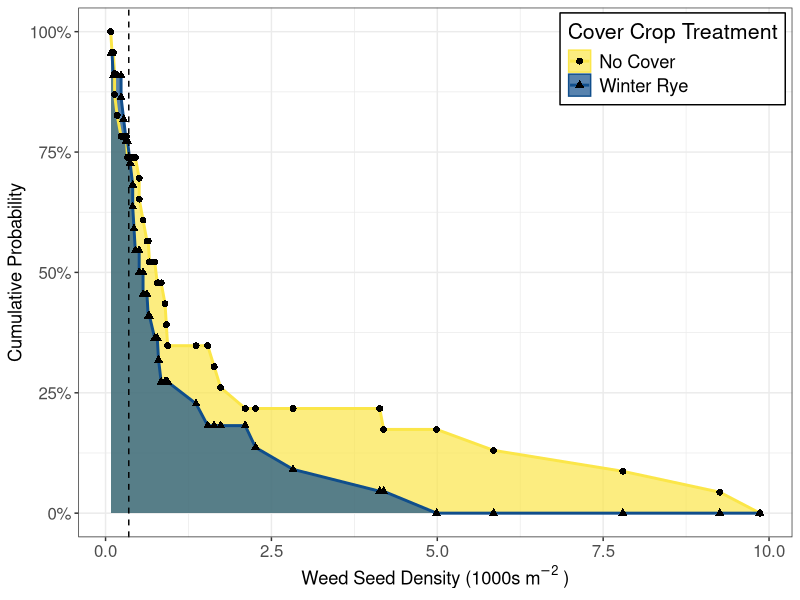

Source code (R): (Note: this script raises an error after producing the figure.)
##################################
# Author: Gina Nichols (vnichols@iastate.edu)
# Created: 5/22/2020
#
# Purpose: make stoch dom fig
#
# Last modified:
#
# Notes:
####################################

rm(list = ls())
library(tidyverse)


p_green <- "#619B44"
p_blue <- "dodgerblue4"#"#46B2B5"
p_pink <- "#DC1A64"
p_orange <- "#FFA726"
p_yellow <- "#FAE549FD" #"#FFE100"
p_gray <- "#E7E6E6"
p_purp <- "#8B1C62"


# data --------------------------------------------------------------------


stodom <- read_csv("01_stats-stoch-dom/st_stoch-dom-res.csv")


# figure ------------------------------------------------------------------

# mylegendtheme <-   theme(#legend.direction = "horizontal",
#   #legend.position = "bottom",
#   legend.justification = c(1, 1),
#   legend.position = c(0.9, 0.9),
#   legend.background = element_blank(),
#   legend.key.width = unit(1.4, "cm"),
#   legend.key.height = unit(0.5, "cm"),
#   legend.key.size = unit(1, "cm"),
#   #axis.title.y = element_text(angle = 0, 
#   #                            vjust = 0.5, 
#   #                            hjust = -1)
# )



mylegendtheme <- theme(
  legend.justification = c(1, 1),
  legend.position = c(0.99, 0.99),
  legend.background = element_rect(color = "black", fill = "white"),
  legend.title = element_text(size = rel(1.4))
)


myaxistexttheme <- theme(axis.text = element_text(size = rel(1.1)),
                         legend.text = element_text(size = rel(1.2)),
                         axis.title = element_text(size = rel(1.2)))


#labseedsm2 = expression('Weed Seeds\n (1000s m'^"-2)")
labseedsm2 <- bquote("Weed Seed Density (1000s"~m^-2~")")


# fig ---------------------------------------------------------------------

library(ggridges)
library(scales)

#--inv cum diff
stodom %>% 
  pivot_longer(sc_nocum:sc_ryecum) %>% 
  mutate(name = recode(name, 
                       "sc_nocum" = "No Cover",
                       "sc_ryecum" = "Winter Rye")) %>%  
  select(seeds, name, value) %>% 
  mutate(inv_value = 1 - value) %>% 
  ggplot(aes(seeds/1000, inv_value, color = name, fill = name, group = name, shape = name)) + 
  ggridges::geom_density_line(stat = "identity", size = 0.5, alpha = 0.7) +
  geom_line(size = 1) +
  geom_point(size = 2, color = "black") +
  scale_fill_manual(values = c("No Cover" = p_yellow,
                               "Winter Rye" = p_blue)) +
  scale_color_manual(values = c("No Cover" = p_yellow,
                                "Winter Rye" = p_blue)) +
  geom_vline(xintercept = 350/1000, linetype = "dashed") +
  theme_bw() + 
  scale_y_continuous(labels = label_percent()) +
  myaxistexttheme + 
  mylegendtheme +
  labs(x = labseedsm2,
       y = "Cumulative Probability",
       fill = "Cover Crop Treatment",
       color = "Cover Crop Treatment",
       shape = "Cover Crop Treatment")


ggsave("02_make-figs/figs/fig_stoch-dom.png", width = 6, height = 5)






# other attempts ----------------------------------------------------------


#--these are 'rough drafts'

#--cum diff
stodom %>% 
  pivot_longer(sc_nocum:sc_ryecum) %>% 
  select(seeds, name, value) %>% 
  ggplot(aes(seeds, value, color = name)) + 
  geom_point(size = 3) +
  geom_line(size = 1
  ) + 
  theme_bw() + 
  labs(x = "seeds/m2",
       y = "cumulative prob",
       title = "Un-transformed, outlier removed")
 




stodom %>% 
  mutate(inv_value = 1-value,
         ) %>% 
  ggplot(aes(seeds, inv_value, color = name)) + 
  geom_point(size = 3) +
  #geom_line(size = 1) + 
  geom_smooth(size = 1, se = F) + 
#  geom_xspline(spline_shape=0.4, size=0.5) +
  geom_vline(xintercept = 350) + 
  theme_bw() + 
  labs(x = "seeds/m2",
       y = "cumulative prob",
       title = "Un-transformed, outlier removed") 



# splines? ----------------------------------------------------------------


set.seed(1492)
dat <- data.frame(x=c(1:10, 1:10, 1:10),
                  y=c(sample(15:30, 10), 2*sample(15:30, 10),
                      3*sample(15:30, 10)),
                  group=factor(c(rep(1, 10), rep(2, 10), rep(3, 10)))
)

ggplot(dat, aes(x, y, group=group, color=group)) +
  geom_point() +
  geom_line()

ggplot(dat, aes(x, y, group=group, color=factor(group))) +
  geom_point() +
  geom_line() +
  geom_smooth(se=FALSE, linetype="dashed", size=0.5)

ggplot(dat, aes(x, y, group=group, color=factor(group))) +
  geom_point(color="black") +
#  geom_smooth(se=FALSE, linetype="dashed", size=0.5) +
  geom_xspline(size=0.5)

ggplot(dat, aes(x, y, group=group, color=factor(group))) +
  geom_point(color="black") +
#  geom_smooth(se=FALSE, linetype="dashed", size=0.5) +
  geom_xspline(spline_shape=-0.4, size=0.5)

ggplot(dat, aes(x, y, group=group, color=factor(group))) +
  geom_point(color="black") +
#  geom_smooth(se=FALSE, linetype="dashed", size=0.5) +
  geom_xspline(spline_shape=0.4, size=0.5)

ggplot(dat, aes(x, y, group=group, color=factor(group))) +
  geom_point(color="black") +
  geom_smooth(se=FALSE, linetype="dashed", size=0.5) +
  geom_xspline(spline_shape=1, size=0.5)

ggplot(dat, aes(x, y, group=group, color=factor(group))) +
  geom_point(color="black") +
  geom_smooth(se=FALSE, linetype="dashed", size=0.5) +
  geom_xspline(spline_shape=0, size=0.5)

ggplot(dat, aes(x, y, group=group, color=factor(group))) +
  geom_point(color="black") +
  geom_smooth(se=FALSE, linetype="dashed", size=0.5) +
  geom_xspline(spline_shape=-1, size=0.5)
